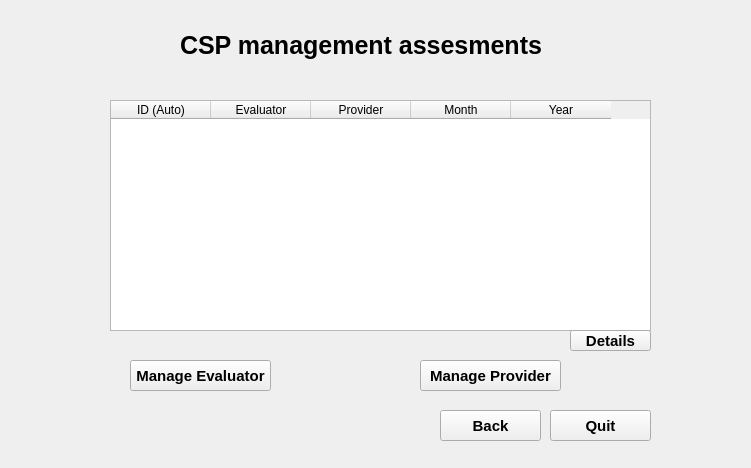
<?xml version="1.0" encoding="UTF-8"?>
<ui version="4.0">
 <class>MainWindow</class>
 <widget class="QMainWindow" name="MainWindow">
  <property name="windowModality">
   <enum>Qt::ApplicationModal</enum>
  </property>
  <property name="geometry">
   <rect>
    <x>0</x>
    <y>0</y>
    <width>751</width>
    <height>468</height>
   </rect>
  </property>
  <property name="font">
   <font>
    <kerning>true</kerning>
   </font>
  </property>
  <property name="focusPolicy">
   <enum>Qt::WheelFocus</enum>
  </property>
  <property name="windowTitle">
   <string>FTACSP V1.0</string>
  </property>
  <property name="styleSheet">
   <string notr="true"/>
  </property>
  <widget class="QWidget" name="centralwidget">
   <widget class="QLabel" name="label_title">
    <property name="geometry">
     <rect>
      <x>180</x>
      <y>10</y>
      <width>411</width>
      <height>71</height>
     </rect>
    </property>
    <property name="font">
     <font>
      <pointsize>19</pointsize>
      <weight>75</weight>
      <bold>true</bold>
      <kerning>true</kerning>
     </font>
    </property>
    <property name="text">
     <string>CSP management assesments</string>
    </property>
   </widget>
   <widget class="QPushButton" name="botao_10">
    <property name="geometry">
     <rect>
      <x>570</x>
      <y>330</y>
      <width>81</width>
      <height>21</height>
     </rect>
    </property>
    <property name="font">
     <font>
      <pointsize>11</pointsize>
      <weight>75</weight>
      <bold>true</bold>
      <kerning>true</kerning>
     </font>
    </property>
    <property name="styleSheet">
     <string notr="true"/>
    </property>
    <property name="text">
     <string>Details</string>
    </property>
   </widget>
   <widget class="QPushButton" name="botao_1">
    <property name="enabled">
     <bool>true</bool>
    </property>
    <property name="geometry">
     <rect>
      <x>130</x>
      <y>360</y>
      <width>141</width>
      <height>31</height>
     </rect>
    </property>
    <property name="font">
     <font>
      <pointsize>11</pointsize>
      <weight>75</weight>
      <bold>true</bold>
      <kerning>true</kerning>
     </font>
    </property>
    <property name="styleSheet">
     <string notr="true"/>
    </property>
    <property name="text">
     <string>Manage Evaluator</string>
    </property>
    <property name="checkable">
     <bool>false</bool>
    </property>
    <property name="checked">
     <bool>false</bool>
    </property>
    <property name="default">
     <bool>false</bool>
    </property>
   </widget>
   <widget class="QLabel" name="label_1">
    <property name="geometry">
     <rect>
      <x>70</x>
      <y>10</y>
      <width>91</width>
      <height>21</height>
     </rect>
    </property>
    <property name="styleSheet">
     <string notr="true"/>
    </property>
    <property name="frameShape">
     <enum>QFrame::NoFrame</enum>
    </property>
    <property name="text">
     <string/>
    </property>
   </widget>
   <widget class="QLabel" name="label_4">
    <property name="geometry">
     <rect>
      <x>0</x>
      <y>10</y>
      <width>81</width>
      <height>16</height>
     </rect>
    </property>
    <property name="font">
     <font>
      <pointsize>14</pointsize>
      <weight>50</weight>
      <bold>false</bold>
      <kerning>true</kerning>
     </font>
    </property>
    <property name="text">
     <string/>
    </property>
   </widget>
   <widget class="QPushButton" name="botao_2">
    <property name="enabled">
     <bool>true</bool>
    </property>
    <property name="geometry">
     <rect>
      <x>420</x>
      <y>360</y>
      <width>141</width>
      <height>31</height>
     </rect>
    </property>
    <property name="font">
     <font>
      <pointsize>11</pointsize>
      <weight>75</weight>
      <bold>true</bold>
      <kerning>true</kerning>
     </font>
    </property>
    <property name="styleSheet">
     <string notr="true"/>
    </property>
    <property name="text">
     <string>Manage Provider</string>
    </property>
    <property name="checkable">
     <bool>false</bool>
    </property>
    <property name="checked">
     <bool>false</bool>
    </property>
    <property name="default">
     <bool>false</bool>
    </property>
   </widget>
   <widget class="QTableWidget" name="tableWidget">
    <property name="geometry">
     <rect>
      <x>110</x>
      <y>100</y>
      <width>541</width>
      <height>231</height>
     </rect>
    </property>
    <property name="focusPolicy">
     <enum>Qt::ClickFocus</enum>
    </property>
    <property name="editTriggers">
     <set>QAbstractItemView::SelectedClicked</set>
    </property>
    <property name="selectionMode">
     <enum>QAbstractItemView::SingleSelection</enum>
    </property>
    <property name="selectionBehavior">
     <enum>QAbstractItemView::SelectRows</enum>
    </property>
    <property name="sortingEnabled">
     <bool>false</bool>
    </property>
    <attribute name="verticalHeaderShowSortIndicator" stdset="0">
     <bool>true</bool>
    </attribute>
    <column>
     <property name="text">
      <string>ID (Auto)</string>
     </property>
    </column>
    <column>
     <property name="text">
      <string>Evaluator</string>
     </property>
    </column>
    <column>
     <property name="text">
      <string>Provider</string>
     </property>
    </column>
    <column>
     <property name="text">
      <string>Month</string>
     </property>
    </column>
    <column>
     <property name="text">
      <string>Year</string>
     </property>
    </column>
   </widget>
   <widget class="QPushButton" name="botao_4">
    <property name="geometry">
     <rect>
      <x>440</x>
      <y>410</y>
      <width>101</width>
      <height>31</height>
     </rect>
    </property>
    <property name="font">
     <font>
      <pointsize>11</pointsize>
      <weight>75</weight>
      <bold>true</bold>
      <kerning>true</kerning>
     </font>
    </property>
    <property name="styleSheet">
     <string notr="true"/>
    </property>
    <property name="text">
     <string>Back</string>
    </property>
   </widget>
   <widget class="QPushButton" name="botao_5">
    <property name="geometry">
     <rect>
      <x>550</x>
      <y>410</y>
      <width>101</width>
      <height>31</height>
     </rect>
    </property>
    <property name="font">
     <font>
      <pointsize>11</pointsize>
      <weight>75</weight>
      <bold>true</bold>
      <kerning>true</kerning>
     </font>
    </property>
    <property name="styleSheet">
     <string notr="true"/>
    </property>
    <property name="text">
     <string>Quit</string>
    </property>
   </widget>
   <zorder>label_title</zorder>
   <zorder>botao_1</zorder>
   <zorder>label_1</zorder>
   <zorder>label_4</zorder>
   <zorder>botao_2</zorder>
   <zorder>tableWidget</zorder>
   <zorder>botao_4</zorder>
   <zorder>botao_10</zorder>
   <zorder>botao_5</zorder>
  </widget>
  <widget class="QMenuBar" name="menubar">
   <property name="geometry">
    <rect>
     <x>0</x>
     <y>0</y>
     <width>751</width>
     <height>21</height>
    </rect>
   </property>
  </widget>
 </widget>
 <tabstops>
  <tabstop>botao_10</tabstop>
 </tabstops>
 <resources/>
 <connections/>
</ui>
